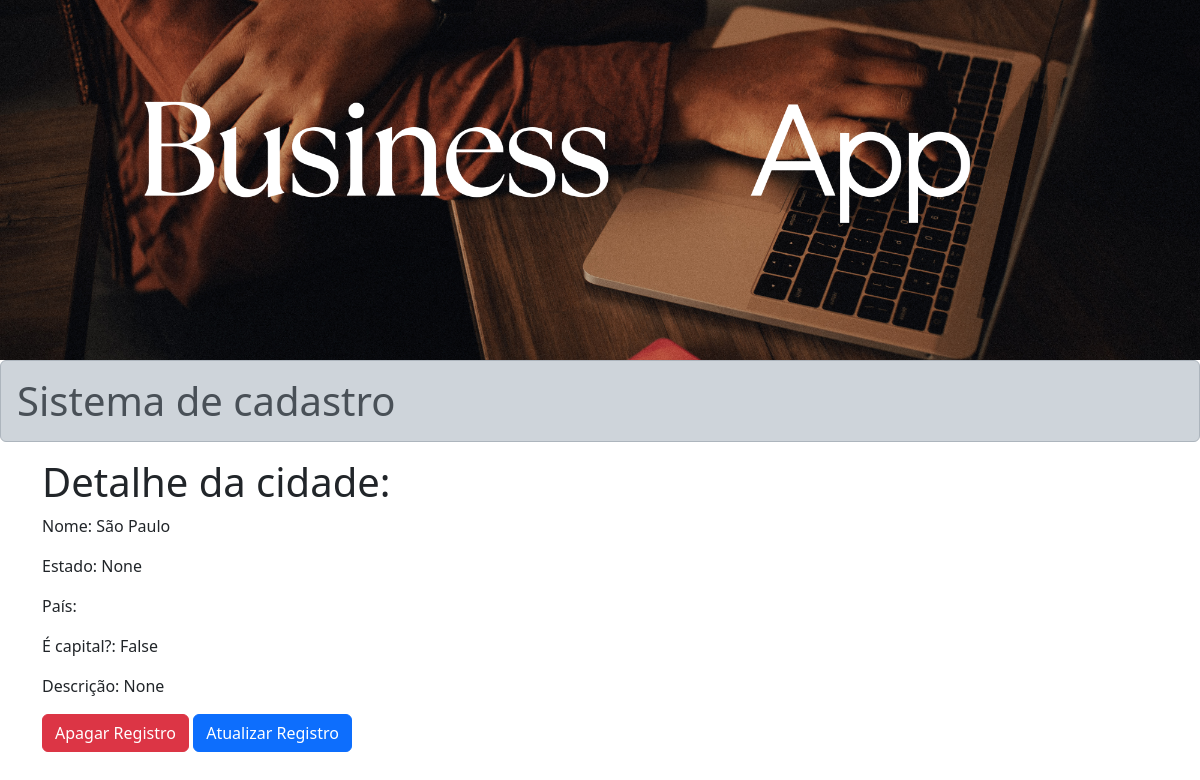
Page /detalhe/1/ on the earlier database version.
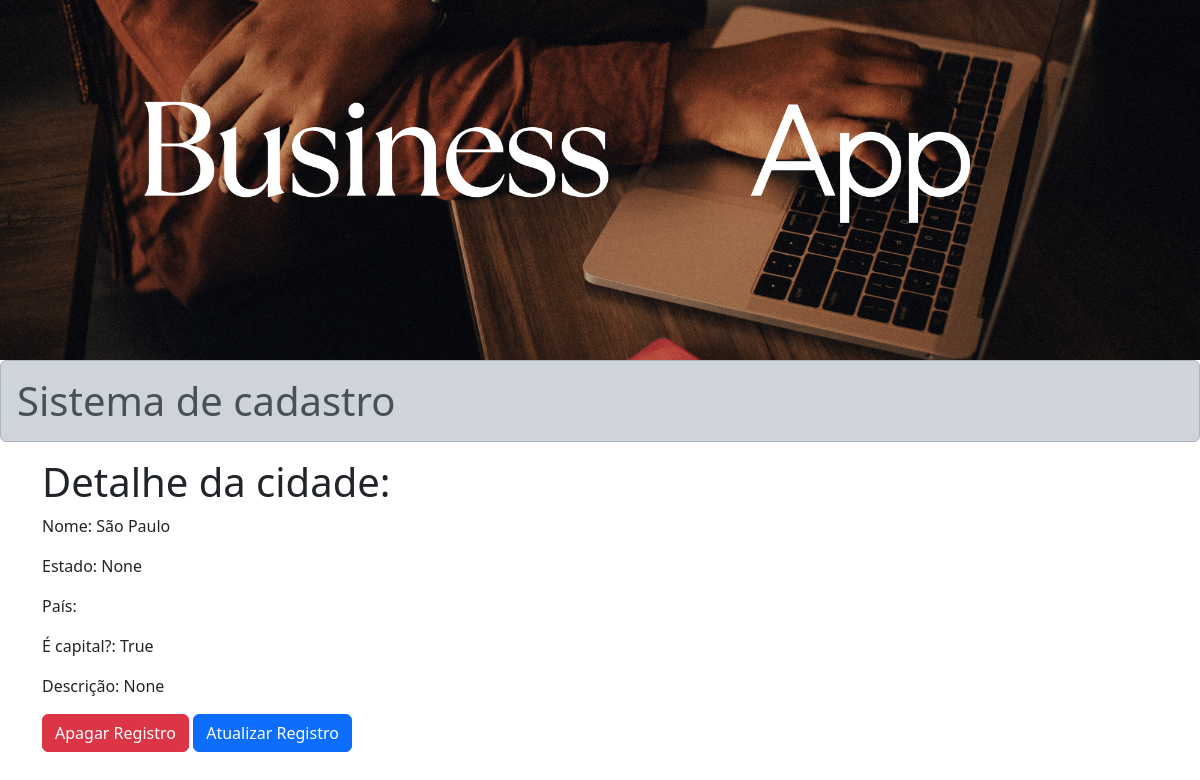
Same page on the later database version.
### cadastros/models.py (models this page shows, shortened)
class Cidade(models.Model):
    estado = models.ForeignKey(Estado, on_delete=models.PROTECT, null=True, blank=False)
    nome = models.CharField(max_length=100, unique=True)
    capital = models.BooleanField(default=False)
    descricao = models.TextField(verbose_name='Descrição', blank=True, null=True)

### cadastros/views.py (the view)
# urls.py: path('detalhe/<int:pk>/', CidadeDetail.as_view(), name='cidade-detalhe'), # url de detalhar a cidade escolhida
class CidadeDetail(DetailView):
    context_object_name = 'cidade'
    queryset = Cidade.objects.all()
    template_name = 'cadastros/detalhe_cidades.html'

### cadastros/templates/cadastros/detalhe_cidades.html
{% extends 'base.html' %}
{% block conteudo %}
    <h1>Detalhe da cidade:</h1>
    <p>Nome: {{ cidade.nome }}</p>
    <p>Estado: {{ cidade.estado }}</p>
    <p>País: {{ cidade.estado.pais }}</p>
    <p>É capital?: {{ cidade.capital }}</p>
    <p>Descrição: {{ cidade.descricao }}</p>
    <div>
        <a class="btn btn-danger" href="{% url 'cidades-remove' cidade.id %}">Apagar Registro</a>
        <a class="btn btn-primary" href="{% url 'cidades-editar' cidade.id %}">Atualizar Registro</a>
    </div>
{% endblock %}

Differences in the rows shown:
changed Cidade "São Paulo": capital "False" → "True"
